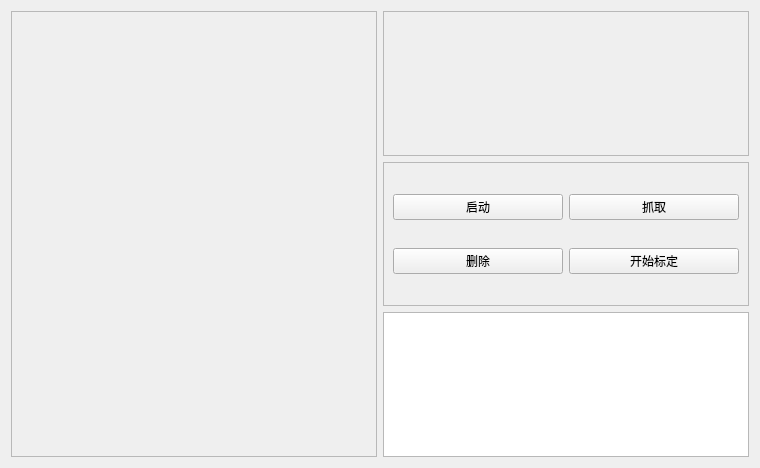
<?xml version="1.0" encoding="UTF-8"?>
<ui version="4.0">
 <class>CalibrationWidget</class>
 <widget class="QWidget" name="CalibrationWidget">
  <property name="geometry">
   <rect>
    <x>0</x>
    <y>0</y>
    <width>760</width>
    <height>468</height>
   </rect>
  </property>
  <property name="windowTitle">
   <string>Form</string>
  </property>
  <layout class="QGridLayout" name="gridLayout_3">
   <item row="0" column="0">
    <widget class="QWidget" name="widget" native="true">
     <layout class="QGridLayout" name="gridLayout" columnstretch="1,1">
      <property name="leftMargin">
       <number>0</number>
      </property>
      <property name="topMargin">
       <number>0</number>
      </property>
      <property name="rightMargin">
       <number>0</number>
      </property>
      <property name="bottomMargin">
       <number>0</number>
      </property>
      <item row="0" column="0">
       <widget class="QFrame" name="frame_video_stream_">
        <property name="frameShape">
         <enum>QFrame::StyledPanel</enum>
        </property>
        <property name="frameShadow">
         <enum>QFrame::Raised</enum>
        </property>
       </widget>
      </item>
      <item row="0" column="1">
       <layout class="QGridLayout" name="gridLayout_2" rowstretch="1,1,1">
        <item row="0" column="0">
         <widget class="QFrame" name="frame_img_">
          <property name="frameShape">
           <enum>QFrame::StyledPanel</enum>
          </property>
          <property name="frameShadow">
           <enum>QFrame::Raised</enum>
          </property>
         </widget>
        </item>
        <item row="1" column="0">
         <widget class="QFrame" name="frame_3">
          <property name="frameShape">
           <enum>QFrame::StyledPanel</enum>
          </property>
          <property name="frameShadow">
           <enum>QFrame::Raised</enum>
          </property>
          <layout class="QGridLayout" name="gridLayout_4">
           <item row="0" column="0">
            <widget class="QPushButton" name="btn_start_drive_">
             <property name="text">
              <string>启动</string>
             </property>
            </widget>
           </item>
           <item row="0" column="1">
            <widget class="QPushButton" name="btn_camera_int_">
             <property name="text">
              <string>抓取</string>
             </property>
            </widget>
           </item>
           <item row="1" column="0">
            <widget class="QPushButton" name="btn_camera_lidar_ext_">
             <property name="text">
              <string>删除</string>
             </property>
            </widget>
           </item>
           <item row="1" column="1">
            <widget class="QPushButton" name="btn_camera_imu_ext_">
             <property name="text">
              <string>开始标定</string>
             </property>
            </widget>
           </item>
          </layout>
         </widget>
        </item>
        <item row="2" column="0">
         <widget class="QTextEdit" name="textedit_output_">
          <property name="html">
           <string>&lt;!DOCTYPE HTML PUBLIC &quot;-//W3C//DTD HTML 4.0//EN&quot; &quot;http://www.w3.org/TR/REC-html40/strict.dtd&quot;&gt;
&lt;html&gt;&lt;head&gt;&lt;meta name=&quot;qrichtext&quot; content=&quot;1&quot; /&gt;&lt;style type=&quot;text/css&quot;&gt;
p, li { white-space: pre-wrap; }
&lt;/style&gt;&lt;/head&gt;&lt;body style=&quot; font-family:'Ubuntu'; font-size:11pt; font-weight:400; font-style:normal;&quot;&gt;
&lt;p style=&quot; margin-top:0px; margin-bottom:0px; margin-left:0px; margin-right:0px; -qt-block-indent:0; text-indent:0px;&quot;&gt;&lt;/p&gt;&lt;/body&gt;&lt;/html&gt;</string>
          </property>
         </widget>
        </item>
       </layout>
      </item>
     </layout>
    </widget>
   </item>
  </layout>
 </widget>
 <resources/>
 <connections/>
</ui>
